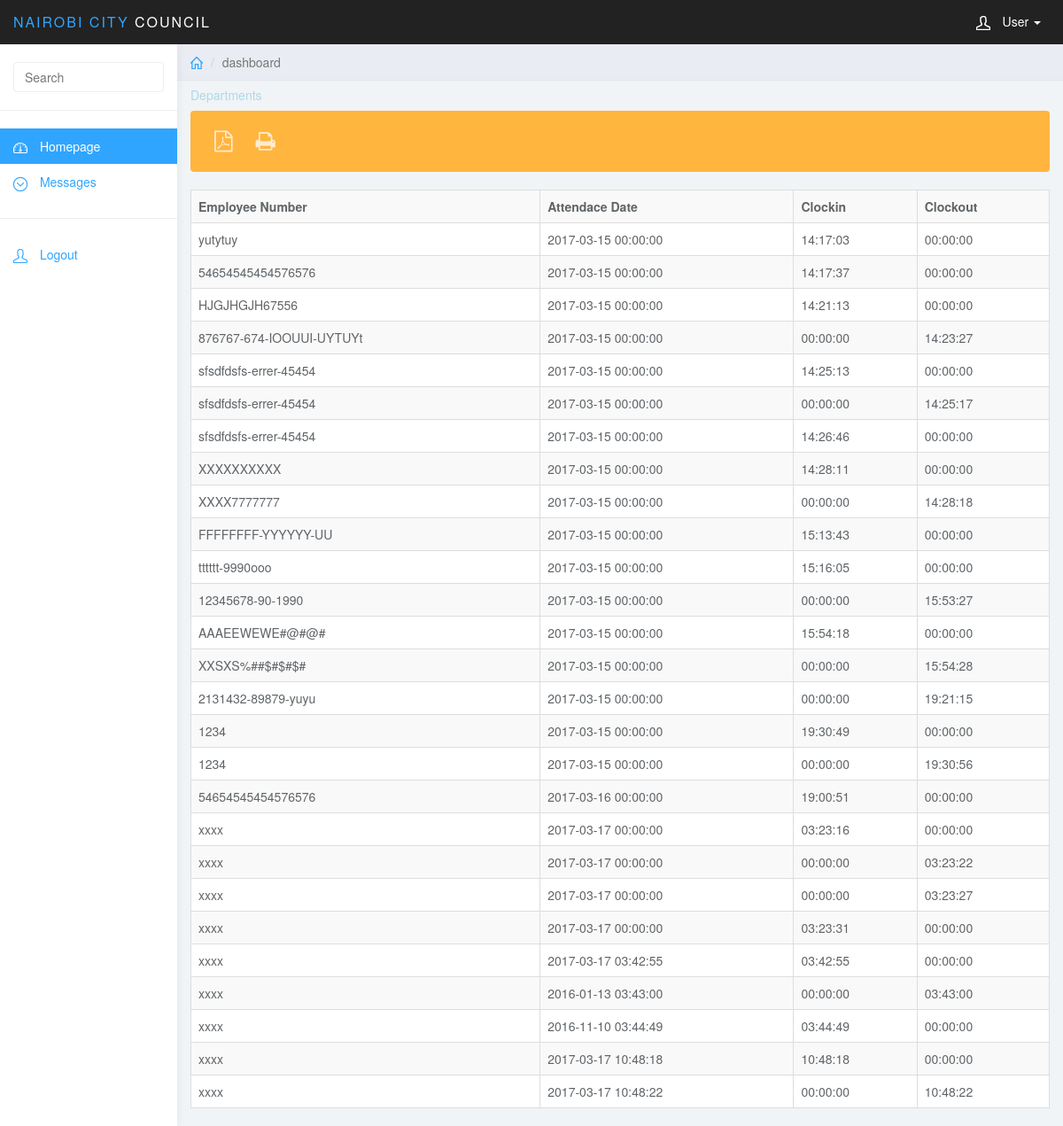
The app's page /login/admin/attend.php (signed in) with its own data.
### tables this page shows
CREATE TABLE `attendance_table` (
  `employee_attendance_id` int(11) NOT NULL,
  `employee_attendance_username` varchar(50) NOT NULL,
  `employee_attendance_fingerprint` varchar(100) NOT NULL,
  `employee_attendance_date` datetime NOT NULL,
  `employee_attendance_timein` time NOT NULL,
  `employee_attendance_timeout` time NOT NULL
);

### login/admin/attend.php (the view, shortened to what this page needs)
<!DOCTYPE html>
<html>
<head>
    <link href="../css/bootstrap.min.css" rel="stylesheet">
    <link href="../css/datepicker3.css" rel="stylesheet">
    <link href="../css/styles.css" rel="stylesheet">
    <link rel="stylesheet" href="../css/font-awesome.css">
    <link rel="stylesheet" href="../css/font-awesome.min.css">
</head>
<body>
<nav class="navbar navbar-inverse navbar-fixed-top" role="navigation">
    <div class="container-fluid">
        <div class="navbar-header">
            <a class="navbar-brand" href="#"><span> Nairobi City</span> Council</a>
            <ul class="user-menu">
                <li class="dropdown pull-right">
                    <a href="#" class="dropdown-toggle" data-toggle="dropdown"><svg class="glyph stroked male-user"><use xlink:href="#stroked-male-user"></use></svg> User <span class="caret"></span></a>
                </li>
            </ul>
        </div>
    </div>
</nav>
<div id="sidebar-collapse" class="col-sm-3 col-lg-2 sidebar">
    <form role="search">
        <div class="form-group">
            <input type="text" class="form-control" placeholder="Search">
        </div>
    </form>
    <ul class="nav menu">
        <li class="active"><a href="index.php"><svg class="glyph stroked dashboard-dial"><use xlink:href="#stroked-dashboard-dial"></use></svg> Homepage</a></li>
        <li class="parent">
            <a href="#">
                <span data-toggle="collapse" href="#sub-item-2"><svg class="glyph stroked chevron-down"><use xlink:href="#stroked-chevron-down"></use></svg></span> Messages
            </a>
        </li>
        <li role="presentation" class="divider"></li>
        <li><a href="../logout.php"><svg class="glyph stroked male-user"><use xlink:href="#stroked-male-user"></use></svg> Logout</a></li>
    </ul>
</div>
<div class="col-sm-9 col-sm-offset-3 col-lg-10 col-lg-offset-2 main">
    <div class="row">
        <ol class="breadcrumb">
            <li><a href="#"><svg class="glyph stroked home"><use xlink:href="#stroked-home"></use></svg></a></li>
            <li class="active">dashboard</li>
        </ol>
    </div>
    <p><h5><b></b><font color="lightblue">Departments </font></b></h5></p>
    <div class="alert bg-warning" role="alert">
        <button class="btn btn-sm btn-link"><a href="index.php"><i class="fa fa-file-pdf-o fa-2x" aria-hidden="true"></i></a></button>
        <button class="btn btn-sm btn-link"><a href="index.php"><i class="fa fa-print fa-2x" aria-hidden="true"></i></a></button>
    </div>
    <div class="content">
        <?php
        include("../connection/connector.php");
        $query1="SELECT * FROM attendance_table";
        $resource1=mysql_query($query1,$conn);
        echo "
		<table align=\"center\" border=\"0\" width=\"90%\" class=\"table table-bordered table-striped\" data-pagination=\"true\" data-sort-name=\"name\" id=\"printTable\">
		<tr>
		<td><b>Employee Number</b></td><td><b>Attendace Date</b></td> <td><b>Clockin</b></td><td><b>Clockout</b></td></td></tr> ";
        while($result1=mysql_fetch_array($resource1))
        {
            echo "<tr><td>".$result1[1]."</td><td>".$result1[3]."</td><td>".$result1[4]."</td><td>".$result1[5]."</td></tr>";
        } echo "</table>";
        ?>
    </div>
</div>
</body>
</html>

### login/css/styles.css (style rules this page uses)
body { background: #f1f4f7; padding-top: 50px; color: #5f6468; }
p { color: #777; }
a, a:hover, a:focus { color: #30a5ff; }
h1, h2, h3, h4, h5, h6 { color: #5f6468; }
.form-control { border: 1px solid #eee; box-shadow: none; }
.navbar-header .navbar-brand { color: #fff; font-size: 16px; text-transform: uppercase; font-weight: 500; letter-spacing: 2px; }
.navbar-header .navbar-brand span { color: #30a5ff; }
.bg-warning { color: #fff; background-color: #ffb53e; }
.bg-warning a { color: rgba(255, 255, 255, .75); }
.navbar { border: 0; }
.user-menu { display: inline-block; margin-top: 14px; margin-right: 10px; float: right; list-style: none; padding: 0; }
.user-menu a { color: #fff; }
.sidebar { display: block; background-color: #fff; padding: 0; display: none; }
.sidebar form { padding: 20px 15px 5px 15px; border-bottom: 1px solid #eee; margin-bottom: 20px; }
@media (min-width: 768px) { .sidebar { display: block; position: fixed; top: 50px; bottom: 0; left: 0; z-index: 1000; display: block; margin: 0; padding: 0; overflow-x: hidden; overflow-y: auto; background-color: #fff; box-shadow: 1px 0px 10px rgba(0, 0, 0, .05); } }
@media (min-width: 768px) { .navbar-header { width: 100%; } }
.sidebar ul.nav .active a, .sidebar ul.nav li.parent a.active, .sidebar ul.nav .active > a:hover, .sidebar ul.nav li.parent a.active:hover, .sidebar ul.nav .active > a:focus, .sidebar ul.nav li.parent a.active:focus { color: #fff; background-color: #30a5ff; }
.sidebar ul.nav li.divider { border-bottom: 1px solid #eee; margin: 20px 0; }
.breadcrumb { border-radius: 0; padding: 10px 15px; background: #e9ecf2; box-shadow: 0 1px 1px rgba(0, 0, 0, .05); margin: 0 ; }
.table { background: #fff; }
.sidebar .glyph, .user-menu .glyph { height: 16px; width: 16px; margin: 0 10px 0 0; stroke-width: 3px; }
.user-menu .glyph { stroke-width: 4px; }
.breadcrumb .glyph { height: 14px; width: 14px; margin: -2px 0 0 0; stroke-width: 4px; }

### records on screen
attendance_table: employee_attendance_username "yutytuy", employee_attendance_date "2017-03-15 00:00:00", employee_attendance_timein "14:17:03", employee_attendance_timeout "00:00:00"
attendance_table: employee_attendance_username "54654545454576576", employee_attendance_date "2017-03-15 00:00:00", employee_attendance_timein "14:17:37", employee_attendance_timeout "00:00:00"
attendance_table: employee_attendance_username "HJGJHGJH67556", employee_attendance_date "2017-03-15 00:00:00", employee_attendance_timein "14:21:13", employee_attendance_timeout "00:00:00"
attendance_table: employee_attendance_username "876767-674-IOOUUI-UYTUYt", employee_attendance_date "2017-03-15 00:00:00", employee_attendance_timein "00:00:00", employee_attendance_timeout "14:23:27"
attendance_table: employee_attendance_username "sfsdfdsfs-errer-45454", employee_attendance_date "2017-03-15 00:00:00", employee_attendance_timein "14:25:13", employee_attendance_timeout "00:00:00"
attendance_table: employee_attendance_username "sfsdfdsfs-errer-45454", employee_attendance_date "2017-03-15 00:00:00", employee_attendance_timein "00:00:00", employee_attendance_timeout "14:25:17"
attendance_table: employee_attendance_username "sfsdfdsfs-errer-45454", employee_attendance_date "2017-03-15 00:00:00", employee_attendance_timein "14:26:46", employee_attendance_timeout "00:00:00"
attendance_table: employee_attendance_username "XXXXXXXXXX", employee_attendance_date "2017-03-15 00:00:00", employee_attendance_timein "14:28:11", employee_attendance_timeout "00:00:00"
attendance_table: employee_attendance_username "XXXX7777777", employee_attendance_date "2017-03-15 00:00:00", employee_attendance_timein "00:00:00", employee_attendance_timeout "14:28:18"
attendance_table: employee_attendance_username "FFFFFFFF-YYYYYY-UU", employee_attendance_date "2017-03-15 00:00:00", employee_attendance_timein "15:13:43", employee_attendance_timeout "00:00:00"
attendance_table: employee_attendance_username "tttttt-9990ooo", employee_attendance_date "2017-03-15 00:00:00", employee_attendance_timein "15:16:05", employee_attendance_timeout "00:00:00"
attendance_table: employee_attendance_username "12345678-90-1990", employee_attendance_date "2017-03-15 00:00:00", employee_attendance_timein "00:00:00", employee_attendance_timeout "15:53:27"
attendance_table: employee_attendance_username "AAAEEWEWE#@#@#", employee_attendance_date "2017-03-15 00:00:00", employee_attendance_timein "15:54:18", employee_attendance_timeout "00:00:00"
attendance_table: employee_attendance_username "XXSXS%##$#$#$#", employee_attendance_date "2017-03-15 00:00:00", employee_attendance_timein "00:00:00", employee_attendance_timeout "15:54:28"
attendance_table: employee_attendance_username "2131432-89879-yuyu", employee_attendance_date "2017-03-15 00:00:00", employee_attendance_timein "00:00:00", employee_attendance_timeout "19:21:15"
attendance_table: employee_attendance_username "1234", employee_attendance_date "2017-03-15 00:00:00", employee_attendance_timein "19:30:49", employee_attendance_timeout "00:00:00"
attendance_table: employee_attendance_username "1234", employee_attendance_date "2017-03-15 00:00:00", employee_attendance_timein "00:00:00", employee_attendance_timeout "19:30:56"
attendance_table: employee_attendance_username "54654545454576576", employee_attendance_date "2017-03-16 00:00:00", employee_attendance_timein "19:00:51", employee_attendance_timeout "00:00:00"
attendance_table: employee_attendance_username "xxxx", employee_attendance_date "2017-03-17 00:00:00", employee_attendance_timein "03:23:16", employee_attendance_timeout "00:00:00"
attendance_table: employee_attendance_username "xxxx", employee_attendance_date "2017-03-17 00:00:00", employee_attendance_timein "00:00:00", employee_attendance_timeout "03:23:22"
attendance_table: employee_attendance_username "xxxx", employee_attendance_date "2017-03-17 00:00:00", employee_attendance_timein "00:00:00", employee_attendance_timeout "03:23:27"
attendance_table: employee_attendance_username "xxxx", employee_attendance_date "2017-03-17 00:00:00", employee_attendance_timein "03:23:31", employee_attendance_timeout "00:00:00"
attendance_table: employee_attendance_username "xxxx", employee_attendance_date "2017-03-17 03:42:55", employee_attendance_timein "03:42:55", employee_attendance_timeout "00:00:00"
attendance_table: employee_attendance_username "xxxx", employee_attendance_date "2016-01-13 03:43:00", employee_attendance_timein "00:00:00", employee_attendance_timeout "03:43:00"
attendance_table: employee_attendance_username "xxxx", employee_attendance_date "2016-11-10 03:44:49", employee_attendance_timein "03:44:49", employee_attendance_timeout "00:00:00"
attendance_table: employee_attendance_username "xxxx", employee_attendance_date "2017-03-17 10:48:18", employee_attendance_timein "10:48:18", employee_attendance_timeout "00:00:00"
attendance_table: employee_attendance_username "xxxx", employee_attendance_date "2017-03-17 10:48:22", employee_attendance_timein "00:00:00", employee_attendance_timeout "10:48:22"
